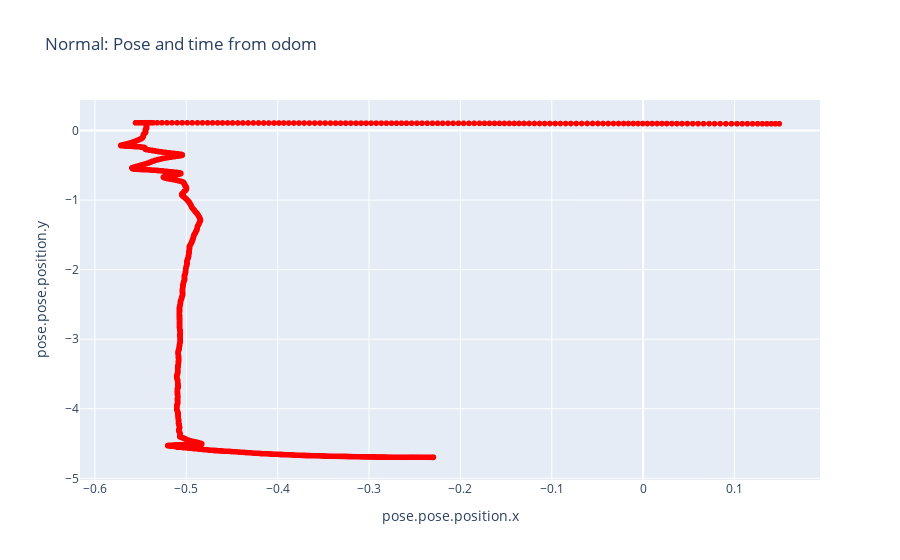
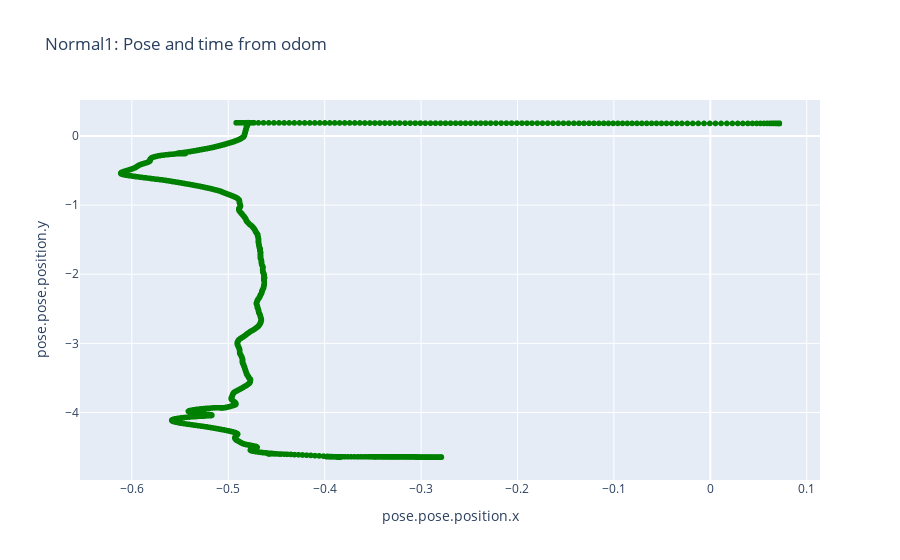
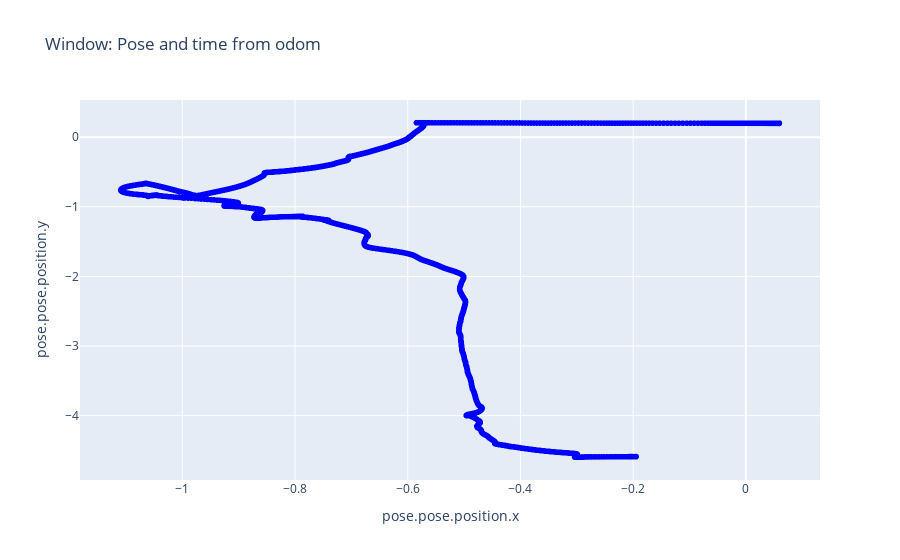
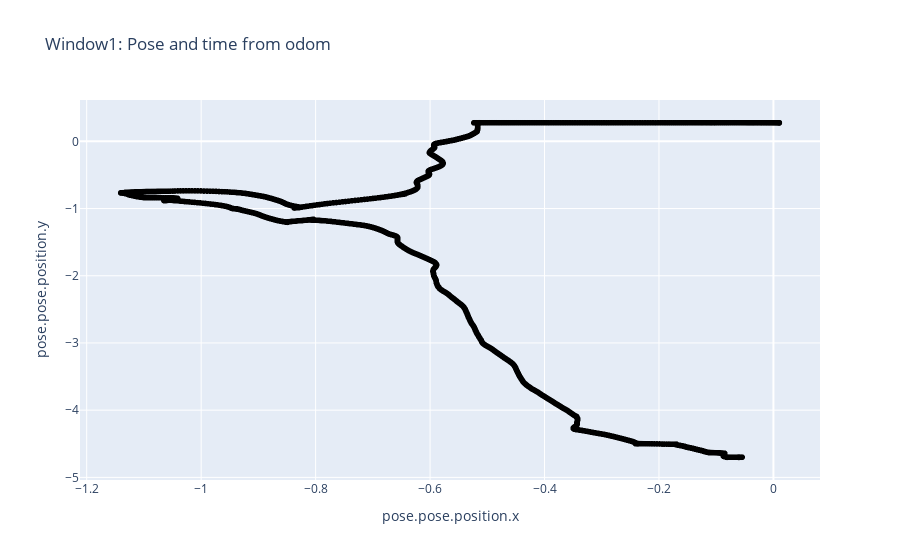

The code cell stored with these charts, in order, in its notebook:
### Code cell
import pandas as pd
df = pd.read_csv("csv/normal_plan/fufi-robotnik_base_control-odom.csv")
df1 = pd.read_csv("csv/normal_plan_1/fufi-robotnik_base_control-odom.csv")
df2 = pd.read_csv("csv/window_plan/fufi-robotnik_base_control-odom.csv")
df3 = pd.read_csv("csv/window_plan_1/fufi-robotnik_base_control-odom.csv")
#df.info()
#df.columns

import matplotlib.pyplot as plt

# plt.plot(df1['pose.pose.position.x'],df1['pose.pose.position.y'],'k')
# plt.show()
import numpy as np
import matplotlib.pyplot as plt
import plotly.express as px

df =df[['Time',"pose.pose.position.x","pose.pose.position.y"]]
df1 =df1[['Time',"pose.pose.position.x","pose.pose.position.y"]]
df2 =df2[['Time',"pose.pose.position.x","pose.pose.position.y"]]
df3 =df3[['Time',"pose.pose.position.x","pose.pose.position.y"]]


fig1 = px.line(df, x="pose.pose.position.x", y="pose.pose.position.y", hover_data=["Time"],title="Normal: Pose and time from odom")
fig1.update_traces(mode="markers+lines",line_color='red')
fig1.show()

fig2 = px.line(df1, x="pose.pose.position.x", y="pose.pose.position.y", hover_data=["Time"],title="Normal1: Pose and time from odom")
fig2.update_traces(mode="markers+lines",line_color='green')
fig2.show()

fig3 = px.line(df2, x="pose.pose.position.x", y="pose.pose.position.y", hover_data=["Time"],title="Window: Pose and time from odom")
fig3.update_traces(mode="markers+lines",line_color='blue')
fig3.show()

fig4 = px.line(df3, x="pose.pose.position.x", y="pose.pose.position.y", hover_data=["Time"],title="Window1: Pose and time from odom")
fig4.update_traces(mode="markers+lines",line_color='black')
fig4.show()

### Figure 1 — Plotly figure (JSON) as saved in the notebook; plotly's stock layout.template omitted (floating-point values rounded to 4 significant figures; data arrays with more than 128 entries replaced by an {"elided": "..."} marker saying what was removed)
{"data": [{"customdata": {"elided": "1774x1 float values"}, "hovertemplate": "pose.pose.position.x=%{x}<br>pose.pose.position.y=%{y}<br>Time=%{customdata[0]}<extra></extra>", "legendgroup": "", "line": {"color": "red", "dash": "solid"}, "mode": "markers+lines", "name": "", "showlegend": false, "type": "scattergl", "x": {"elided": "1774 float values"}, "xaxis": "x", "y": {"elided": "1774 float values"}, "yaxis": "y"}], "layout": {"legend": {"tracegroupgap": 0}, "title": {"text": "Normal: Pose and time from odom"}, "xaxis": {"anchor": "y", "domain": [0, 1], "title": {"text": "pose.pose.position.x"}}, "yaxis": {"anchor": "x", "domain": [0, 1], "title": {"text": "pose.pose.position.y"}}}}

### Figure 2 — Plotly figure (JSON) as saved in the notebook; plotly's stock layout.template omitted (floating-point values rounded to 4 significant figures; data arrays with more than 128 entries replaced by an {"elided": "..."} marker saying what was removed)
{"data": [{"customdata": {"elided": "1881x1 float values"}, "hovertemplate": "pose.pose.position.x=%{x}<br>pose.pose.position.y=%{y}<br>Time=%{customdata[0]}<extra></extra>", "legendgroup": "", "line": {"color": "green", "dash": "solid"}, "mode": "markers+lines", "name": "", "showlegend": false, "type": "scattergl", "x": {"elided": "1881 float values"}, "xaxis": "x", "y": {"elided": "1881 float values"}, "yaxis": "y"}], "layout": {"legend": {"tracegroupgap": 0}, "title": {"text": "Normal1: Pose and time from odom"}, "xaxis": {"anchor": "y", "domain": [0, 1], "title": {"text": "pose.pose.position.x"}}, "yaxis": {"anchor": "x", "domain": [0, 1], "title": {"text": "pose.pose.position.y"}}}}

### Figure 3 — Plotly figure (JSON) as saved in the notebook; plotly's stock layout.template omitted (floating-point values rounded to 4 significant figures; data arrays with more than 128 entries replaced by an {"elided": "..."} marker saying what was removed)
{"data": [{"customdata": {"elided": "2399x1 float values"}, "hovertemplate": "pose.pose.position.x=%{x}<br>pose.pose.position.y=%{y}<br>Time=%{customdata[0]}<extra></extra>", "legendgroup": "", "line": {"color": "blue", "dash": "solid"}, "mode": "markers+lines", "name": "", "showlegend": false, "type": "scattergl", "x": {"elided": "2399 float values"}, "xaxis": "x", "y": {"elided": "2399 float values"}, "yaxis": "y"}], "layout": {"legend": {"tracegroupgap": 0}, "title": {"text": "Window: Pose and time from odom"}, "xaxis": {"anchor": "y", "domain": [0, 1], "title": {"text": "pose.pose.position.x"}}, "yaxis": {"anchor": "x", "domain": [0, 1], "title": {"text": "pose.pose.position.y"}}}}

### Figure 4 — Plotly figure (JSON) as saved in the notebook; plotly's stock layout.template omitted (floating-point values rounded to 4 significant figures; data arrays with more than 128 entries replaced by an {"elided": "..."} marker saying what was removed)
{"data": [{"customdata": {"elided": "2423x1 float values"}, "hovertemplate": "pose.pose.position.x=%{x}<br>pose.pose.position.y=%{y}<br>Time=%{customdata[0]}<extra></extra>", "legendgroup": "", "line": {"color": "black", "dash": "solid"}, "mode": "markers+lines", "name": "", "showlegend": false, "type": "scattergl", "x": {"elided": "2423 float values"}, "xaxis": "x", "y": {"elided": "2423 float values"}, "yaxis": "y"}], "layout": {"legend": {"tracegroupgap": 0}, "title": {"text": "Window1: Pose and time from odom"}, "xaxis": {"anchor": "y", "domain": [0, 1], "title": {"text": "pose.pose.position.x"}}, "yaxis": {"anchor": "x", "domain": [0, 1], "title": {"text": "pose.pose.position.y"}}}}
